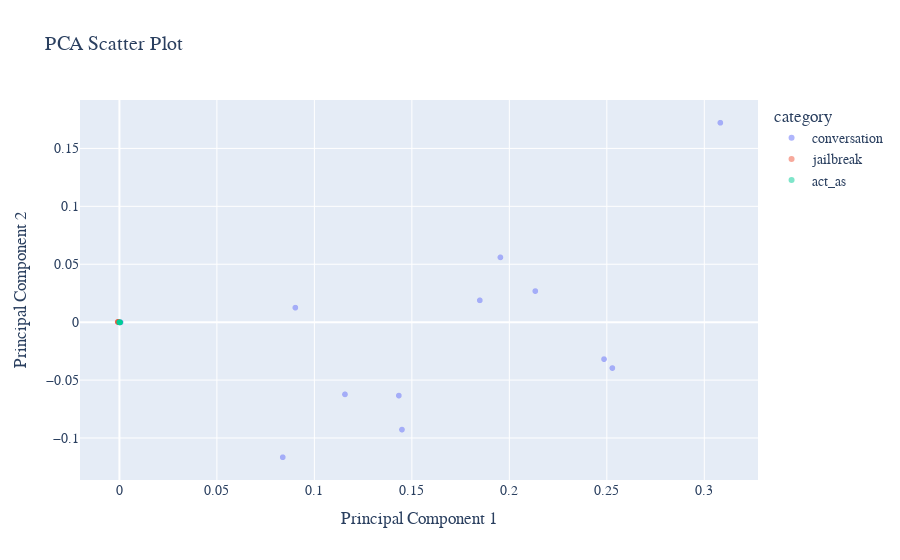

This figure's notebook cell:
### Code cell
import plotly.express as px

fig = px.scatter(df_pca, x='PC1', y='PC2', color='category', opacity=0.5, title='PCA Scatter Plot', 
                 labels={'PC1': 'Principal Component 1', 'PC2': 'Principal Component 2'})
fig.update_layout(font=dict(family='Times New Roman', size=14))
fig.show()

### Figure 1 — Plotly figure (JSON) as saved in the notebook; plotly's stock layout.template omitted (floating-point values rounded to 4 significant figures; data arrays with more than 128 entries replaced by an {"elided": "..."} marker saying what was removed)
{"data": [{"hovertemplate": "category=conversation<br>Principal Component 1=%{x}<br>Principal Component 2=%{y}<extra></extra>", "legendgroup": "conversation", "marker": {"color": "#636efa", "opacity": 0.5, "symbol": "circle"}, "mode": "markers", "name": "conversation", "showlegend": true, "type": "scattergl", "x": {"elided": "1312 float values"}, "xaxis": "x", "y": {"elided": "1312 float values"}, "yaxis": "y"}, {"hovertemplate": "category=jailbreak<br>Principal Component 1=%{x}<br>Principal Component 2=%{y}<extra></extra>", "legendgroup": "jailbreak", "marker": {"color": "#EF553B", "opacity": 0.5, "symbol": "circle"}, "mode": "markers", "name": "jailbreak", "showlegend": true, "type": "scattergl", "x": {"elided": "199 float values"}, "xaxis": "x", "y": {"elided": "199 float values"}, "yaxis": "y"}, {"hovertemplate": "category=act_as<br>Principal Component 1=%{x}<br>Principal Component 2=%{y}<extra></extra>", "legendgroup": "act_as", "marker": {"color": "#00cc96", "opacity": 0.5, "symbol": "circle"}, "mode": "markers", "name": "act_as", "showlegend": true, "type": "scattergl", "x": [0.0002189, 0.0001613, 0.0001667, 0.0001991, 0.0001957, 0.0002975, 0.0001505, 0.0001907, 0.0002309, 0.0001663, 0.0001923, 0.0002334, 9.931e-05, 0.0001432, -7.672e-06, 0.0001584, 9.133e-05, 0.0001511, 0.0001227, 4.56e-05, 0.0001116, 0.0001546, 9.015e-05, 7.977e-05, 0.0001343, 0.0001382, 0.0002426, 0.0002444, 0.0002109, 0.0001524, 0.0001782, 0.0002049, 0.0003093, 0.0003304, 0.0003125, 0.0001858, 8.446e-05, 0.0002157, 0.0002227, 0.0002459, 0.0001864, 0.0001691, 0.0001692, 9.251e-05, 0.0001275, 0.0002107, 0.0002609, 0.0001213, 0.0001235, 0.0001743, 0.0001853, -3.229e-05, -4.917e-05, 0.0001481, 0.0001855, 9.896e-05, 0.0001383, 0.0001543, 0.0002305, 4.889e-05, 0.00024, 0.0001106, 0.0002316, 0.0001027, 0.0001917, 0.0002177, 0.0001378, 0.0001867, 0.0001529, 0.0001239], "xaxis": "x", "y": [-0.0001171, -0.0001238, -0.0001232, -0.0001157, -0.000121, -0.0001553, -0.0001086, -0.0001273, -0.0001394, -0.0001273, -0.0001374, -0.0001258, -0.0001032, -0.0001295, -5.193e-05, -0.0001061, -0.0001061, -0.0001032, -9.603e-05, -7.658e-05, -8.193e-05, -0.0001315, -9.736e-05, -9.359e-05, -9.149e-05, -8.858e-05, -0.0001334, -0.0001409, -0.0001282, -9.657e-05, -9.341e-05, -0.0001155, -0.0001499, -0.000154, -0.0001424, -0.0001112, -8.186e-05, -0.0001082, -0.0001145, -0.000126, -0.0001189, -0.0001124, -0.000103, -7.95e-05, -9.12e-05, -0.0001093, -0.0001318, -0.0001027, -9.859e-05, -0.0001163, -0.0001266, -4.48e-05, -4.097e-05, -9.93e-05, -0.0001094, -8.765e-05, -0.0001018, -9.948e-05, -0.0001154, -6.39e-05, -0.000121, -7.802e-05, -0.0001071, -6.454e-05, -0.0001102, -0.0001271, -0.0001049, -0.0001072, -0.0001002, -9.213e-05], "yaxis": "y"}], "layout": {"font": {"family": "Times New Roman", "size": 14}, "legend": {"title": {"text": "category"}, "tracegroupgap": 0}, "title": {"text": "PCA Scatter Plot"}, "xaxis": {"anchor": "y", "domain": [0, 1], "title": {"text": "Principal Component 1"}}, "yaxis": {"anchor": "x", "domain": [0, 1], "title": {"text": "Principal Component 2"}}}}
